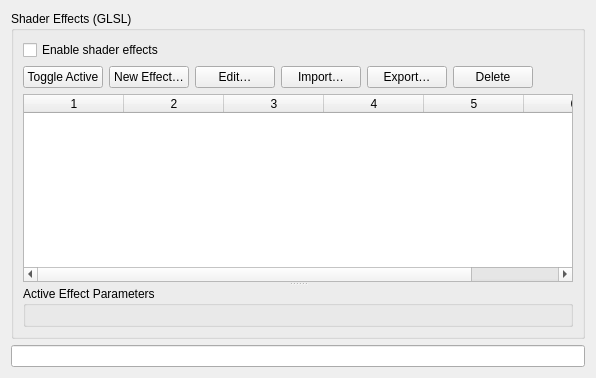
     <widget class="QWidget" name="tabEffects">
      <attribute name="title">
       <string>Shader Effects</string>
      </attribute>
      <layout class="QVBoxLayout" name="verticalLayoutEffects">

       <item>
        <widget class="QGroupBox" name="groupCustomShaders">
         <property name="title">
          <string>Shader Effects (GLSL)</string>
         </property>
         <layout class="QVBoxLayout" name="verticalLayoutCustomShaders">
          <item>
           <widget class="QCheckBox" name="kcfg_CustomShaderEnabled">
            <property name="text">
             <string>Enable shader effects</string>
            </property>
           </widget>
          </item>
          <item>
           <layout class="QHBoxLayout" name="layoutShaderToolbar">
            <item>
             <widget class="QPushButton" name="btnToggleShader">
              <property name="text">
               <string>Toggle Active</string>
              </property>
             </widget>
            </item>
            <item>
             <widget class="QPushButton" name="btnNewShader">
              <property name="text">
               <string>New Effect…</string>
              </property>
             </widget>
            </item>
            <item>
             <widget class="QPushButton" name="btnEditShader">
              <property name="text">
               <string>Edit…</string>
              </property>
             </widget>
            </item>
            <item>
             <widget class="QPushButton" name="btnImportShader">
              <property name="text">
               <string>Import…</string>
              </property>
             </widget>
            </item>
            <item>
             <widget class="QPushButton" name="btnExportShader">
              <property name="text">
               <string>Export…</string>
              </property>
             </widget>
            </item>
            <item>
             <widget class="QPushButton" name="btnDeleteShader">
              <property name="text">
               <string>Delete</string>
              </property>
             </widget>
            </item>
            <item>
             <spacer name="spacerShaderToolbar">
              <property name="orientation">
               <enum>Qt::Horizontal</enum>
              </property>
              <property name="sizeHint" stdset="0">
               <size>
                <width>40</width>
                <height>20</height>
               </size>
              </property>
             </spacer>
            </item>
           </layout>
          </item>
          <item>
           <widget class="QSplitter" name="splitterShaders">
            <property name="orientation">
             <enum>Qt::Vertical</enum>
            </property>
            <property name="childrenCollapsible">
             <bool>false</bool>
            </property>
            <widget class="QTableWidget" name="tableShaders">
             <property name="minimumSize">
              <size>
               <width>0</width>
               <height>120</height>
              </size>
             </property>
             <property name="selectionMode">
              <enum>QAbstractItemView::SingleSelection</enum>
             </property>
             <property name="selectionBehavior">
              <enum>QAbstractItemView::SelectRows</enum>
             </property>
             <property name="columnCount">
              <number>6</number>
             </property>
            </widget>
            <widget class="QGroupBox" name="groupActiveShaderParams">
             <property name="title">
              <string>Active Effect Parameters</string>
             </property>
             <layout class="QFormLayout" name="formLayoutShaderParams">
             </layout>
            </widget>
           </widget>
          </item>
         </layout>
        </widget>
       </item>

       <item>
        <widget class="QLineEdit" name="kcfg_ActiveCustomShaderId">
         <property name="visible">
          <bool>false</bool>
         </property>
        </widget>
       </item>

      </layout>
     </widget>
